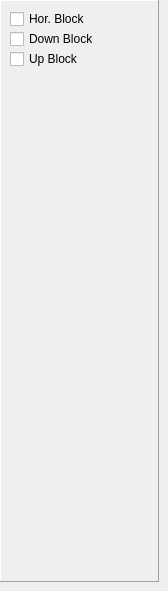
       <widget class="QWidget" name="roomSetPage">
        <widget class="QFrame" name="roomSetFrame">
         <property name="geometry">
          <rect>
           <x>0</x>
           <y>0</y>
           <width>159</width>
           <height>582</height>
          </rect>
         </property>
         <property name="minimumSize">
          <size>
           <width>159</width>
           <height>582</height>
          </size>
         </property>
         <property name="maximumSize">
          <size>
           <width>159</width>
           <height>16777215</height>
          </size>
         </property>
         <property name="frameShape">
          <enum>QFrame::Panel</enum>
         </property>
         <property name="frameShadow">
          <enum>QFrame::Raised</enum>
         </property>
         <widget class="QCheckBox" name="chk_HorBlock">
          <property name="geometry">
           <rect>
            <x>10</x>
            <y>10</y>
            <width>131</width>
            <height>18</height>
           </rect>
          </property>
          <property name="text">
           <string>Hor. Block </string>
          </property>
         </widget>
         <widget class="QCheckBox" name="chk_DownBlock">
          <property name="geometry">
           <rect>
            <x>10</x>
            <y>30</y>
            <width>131</width>
            <height>18</height>
           </rect>
          </property>
          <property name="text">
           <string>Down Block </string>
          </property>
         </widget>
         <widget class="QCheckBox" name="chk_UpBlock">
          <property name="geometry">
           <rect>
            <x>10</x>
            <y>50</y>
            <width>131</width>
            <height>18</height>
           </rect>
          </property>
          <property name="text">
           <string>Up Block </string>
          </property>
         </widget>
        </widget>
       </widget>
